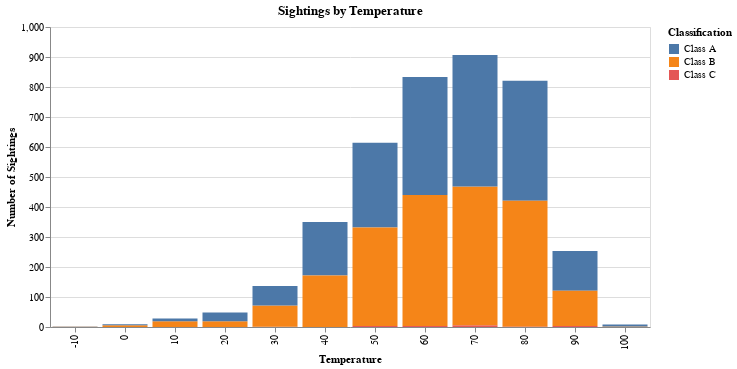

The cell this chart's notebook holds for it:
### Code cell
temperature_bins = list(range(-20, 101, 10))
temperature_histogram_chart = make_sighting_histogram_chart(
    reports,
    temperature_bins,
    "temperature_mid",
    title="Temperature"
)

temperature_histogram_chart

### Figure 1 — Vega-Lite specification as saved in the notebook (floating-point values rounded to 4 significant figures)
{"config": {"view": {"continuousWidth": 400, "continuousHeight": 300}}, "data": {"name": "data-d3a339dcb9467d20e6a76d7b54dd3cd7"}, "mark": "bar", "encoding": {"color": {"field": "classification", "title": "Classification", "type": "nominal"}, "tooltip": {"field": "count", "type": "quantitative"}, "x": {"field": "temperature_mid_binned", "title": "Temperature", "type": "nominal"}, "y": {"field": "count", "title": "Number of Sightings", "type": "quantitative"}}, "title": "Sightings by Temperature", "width": {"step": 50}, "$schema": "https://vega.github.io/schema/vega-lite/v4.17.0.json", "datasets": {"data-d3a339dcb9467d20e6a76d7b54dd3cd7": [{"temperature_mid_binned": 40.0, "classification": "Class A", "count": 178}, {"temperature_mid_binned": 90.0, "classification": "Class A", "count": 132}, {"temperature_mid_binned": 70.0, "classification": "Class C", "count": 6}, {"temperature_mid_binned": 70.0, "classification": "Class B", "count": 462}, {"temperature_mid_binned": 30.0, "classification": "Class C", "count": 1}, {"temperature_mid_binned": 0.0, "classification": "Class B", "count": 6}, {"temperature_mid_binned": 30.0, "classification": "Class B", "count": 71}, {"temperature_mid_binned": -10.0, "classification": "Class B", "count": 1}, {"temperature_mid_binned": 10.0, "classification": "Class B", "count": 19}, {"temperature_mid_binned": 60.0, "classification": "Class C", "count": 3}, {"temperature_mid_binned": 60.0, "classification": "Class B", "count": 437}, {"temperature_mid_binned": 80.0, "classification": "Class A", "count": 400}, {"temperature_mid_binned": 100.0, "classification": "Class B", "count": 2}, {"temperature_mid_binned": 50.0, "classification": "Class A", "count": 282}, {"temperature_mid_binned": 20.0, "classification": "Class B", "count": 19}, {"temperature_mid_binned": 10.0, "classification": "Class A", "count": 9}, {"temperature_mid_binned": 30.0, "classification": "Class A", "count": 65}, {"temperature_mid_binned": 0.0, "classification": "Class A", "count": 3}, {"temperature_mid_binned": 40.0, "classification": "Class B", "count": 172}, {"temperature_mid_binned": 70.0, "classification": "Class A", "count": 439}, {"temperature_mid_binned": 90.0, "classification": "Class B", "count": 118}, {"temperature_mid_binned": 90.0, "classification": "Class C", "count": 3}, {"temperature_mid_binned": -10.0, "classification": "Class A", "count": 1}, {"temperature_mid_binned": 100.0, "classification": "Class A", "count": 6}, {"temperature_mid_binned": 50.0, "classification": "Class C", "count": 3}, {"temperature_mid_binned": 20.0, "classification": "Class A", "count": 29}, {"temperature_mid_binned": 50.0, "classification": "Class B", "count": 329}, {"temperature_mid_binned": 80.0, "classification": "Class B", "count": 420}, {"temperature_mid_binned": 80.0, "classification": "Class C", "count": 1}, {"temperature_mid_binned": 60.0, "classification": "Class A", "count": 393}]}}
